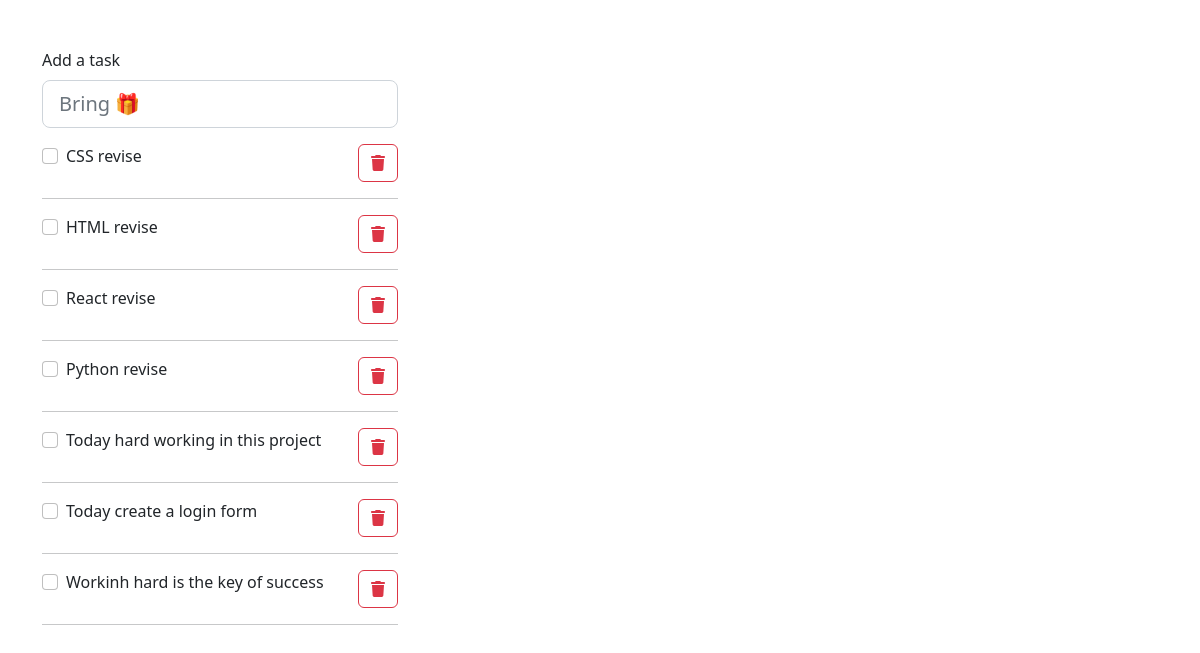
Before: / with the older database file.
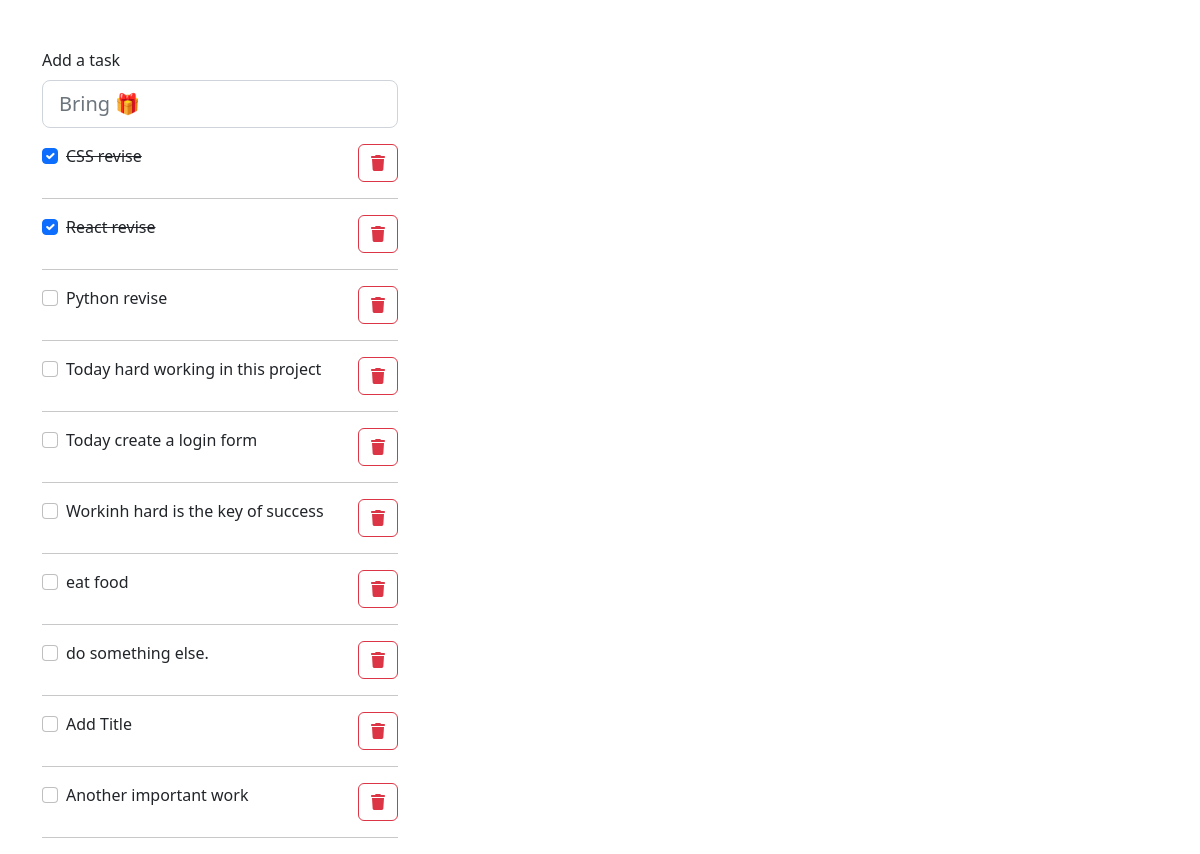
After: the same page with the newer database file.
### home/models.py (models this page shows, shortened)
class Task(models.Model):
    title = models.CharField(max_length=200)
    is_completed = models.BooleanField(default=False)
    created = models.DateTimeField(auto_now_add=True)

### home/views.py (the view)
# urls.py: path('', views.index, name="home"), # for home page
def index(request):
    context = {
        'task_list' : Task.objects.all()
    }
    return render(request, 'index.html', context)

### templates/index.html (shortened to what this page needs)
<!doctype html>
<html lang="en">
<head>
  <link href="https://cdn.jsdelivr.net/npm/bootstrap@5.2.1/dist/css/bootstrap.min.css" rel="stylesheet"
>
   <link rel="stylesheet" href="https://cdnjs.cloudflare.com/ajax/libs/font-awesome/6.2.0/css/all.min.css"
 />
</head>
<body>
  <main>
    <div class="container">
        <div class="row">
          <div class="col-md-4">
            {% include 'todo_list.html' %}
          </div>
        </div>
    </div>
  </main>
</body>
</html>

### templates/todo_list.html (shortened to what this page needs)
<div id="todo-list" class="pt-5">
    <form class="d-flex" hx-post="{% url 'add' %}">
        <div class="col">
            <div class="mb-3">
                <label for="task" class="form-label">Add a task</label>
                <input type="text" name="task" id="task" class="form-control form-control-lg" placeholder="Bring 🎁">
            </div>
        </div>
    </form>
    <div class="col">
        {% for item in task_list %}
        <div class="d-flex justify-content-between">
            {% if item.is_completed %}
            <div class="form-check form-check-inline">
                <input class="form-check-input" type="checkbox" id="{{item.title}}" value="{{item.id}}"
                hx-get="{% url 'update' item.id %}" checked>
                <label class="form-check-label" for="{{item.title}}">
                    <del>{{item.title}}</del>
                </label>
            </div>
            {% else %}
            <div class="form-check form-check-inline">
                <input class="form-check-input" type="checkbox" id="{{item.title}}" value="{{item.id}}"
                hx-get="{% url 'update' item.id %}">
                <label class="form-check-label" for="{{item.title}}">{{item.title}}</label>
            </div>
            {% endif %}
            <button type="button" class="btn btn-outline-danger" hx-get="{% url 'delete' item.id %}">
                <i class="fa fa-trash"></i>
            </button>
        </div>
        <hr>
        {% empty %}
        <div class="alert alert-warning" role="alert">
            Please enter a task!
        </div>
        {% endfor %}
    </div>
</div>

Changed rows visible on the page:
removed Task: title "HTML revise"
changed Task "CSS revise": is_completed False → True (drawn); title "☐" → "☑"
changed Task "React revise": is_completed False → True (drawn); title "☐" → "☑"
added Task: title "eat food"
added Task: title "do something else."
added Task: title "Add Title"
added Task: title "Another important work"
